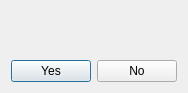
<?xml version="1.0" encoding="UTF-8"?>
<ui version="4.0">
 <class>Dialog</class>
 <widget class="QDialog" name="Dialog">
  <property name="geometry">
   <rect>
    <x>0</x>
    <y>0</y>
    <width>146</width>
    <height>93</height>
   </rect>
  </property>
  <property name="windowTitle">
   <string/>
  </property>
  <layout class="QVBoxLayout" name="verticalLayout">
   <item>
    <widget class="QLabel" name="text_label">
     <property name="text">
      <string/>
     </property>
    </widget>
   </item>
   <item>
    <layout class="QHBoxLayout" name="horizontalLayout" stretch="60,0">
     <item>
      <widget class="QPushButton" name="accept_button">
       <property name="text">
        <string>Yes</string>
       </property>
      </widget>
     </item>
     <item>
      <widget class="QPushButton" name="decline_button">
       <property name="text">
        <string>No</string>
       </property>
      </widget>
     </item>
    </layout>
   </item>
  </layout>
 </widget>
 <resources/>
 <connections/>
</ui>
